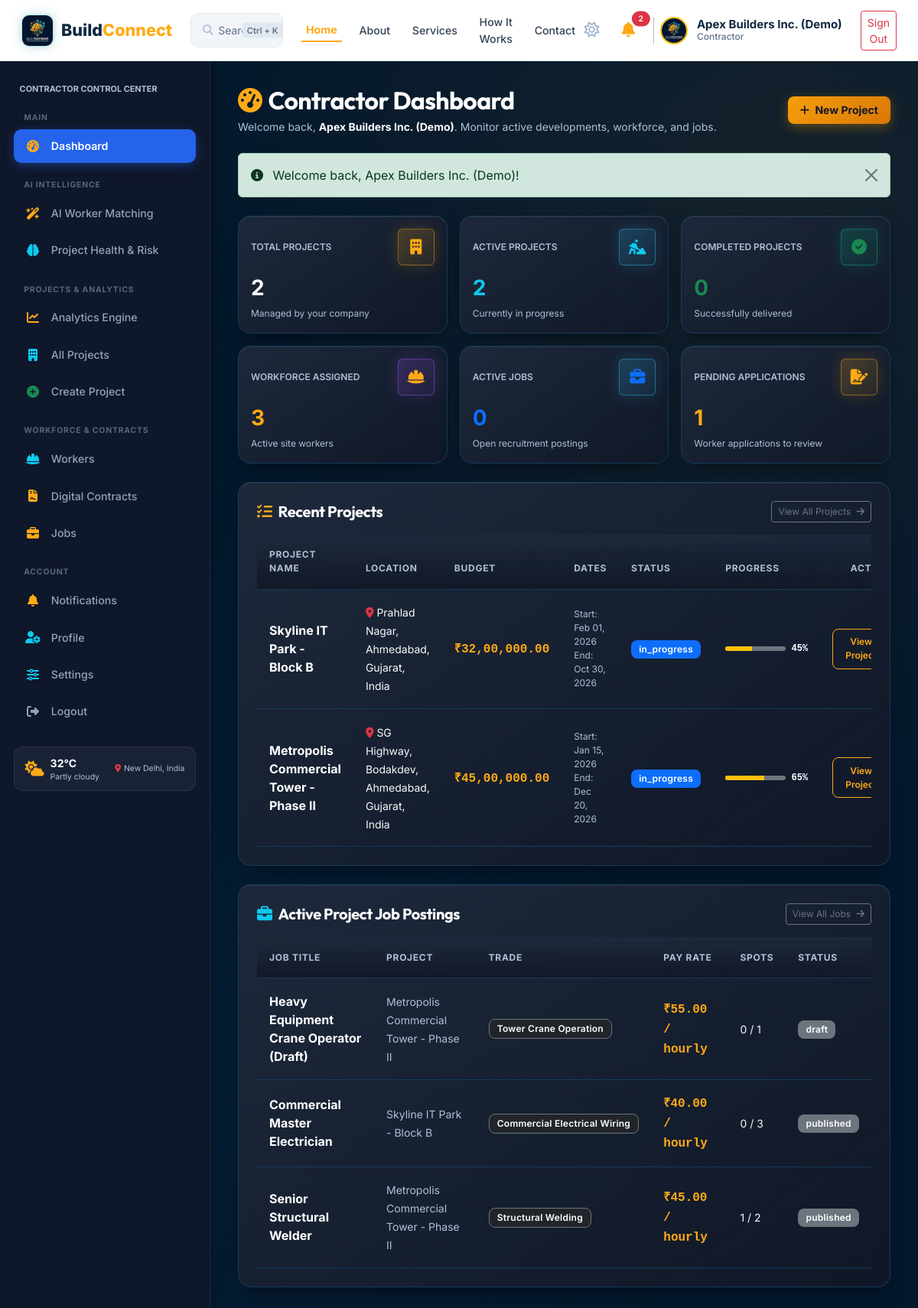
/contractor/index.php (signed in), run on the app's committed database.
### tables this page shows
CREATE TABLE IF NOT EXISTS users (
    id INT AUTO_INCREMENT PRIMARY KEY,
    name VARCHAR(100) NOT NULL,
    email VARCHAR(150) UNIQUE NOT NULL,
    password VARCHAR(255) NOT NULL,
    role ENUM('admin', 'contractor', 'worker', 'client') NOT NULL,
    phone VARCHAR(30) DEFAULT NULL,
    avatar VARCHAR(255) DEFAULT 'default_avatar.png',
    status ENUM('active', 'inactive', 'suspended') DEFAULT 'active',
    created_at TIMESTAMP DEFAULT CURRENT_TIMESTAMP,
    updated_at TIMESTAMP DEFAULT CURRENT_TIMESTAMP ON UPDATE CURRENT_TIMESTAMP,
    INDEX idx_user_email (email),
    INDEX idx_user_role (role),
    INDEX idx_user_created (created_at)
);

CREATE TABLE IF NOT EXISTS projects (
    id INT AUTO_INCREMENT PRIMARY KEY,
    contractor_id INT NOT NULL,
    client_id INT DEFAULT NULL,
    title VARCHAR(150) NOT NULL,
    description TEXT,
    location VARCHAR(200) NOT NULL,
    address VARCHAR(255) DEFAULT NULL,
    city VARCHAR(100) DEFAULT 'Ahmedabad',
    state VARCHAR(100) DEFAULT 'Gujarat',
    postal_code VARCHAR(20) DEFAULT '380054',
    location_lat DECIMAL(10,7) DEFAULT 23.0225,
    location_lng DECIMAL(10,7) DEFAULT 72.5714,
    budget DECIMAL(12,2) NOT NULL,
    start_date DATE DEFAULT NULL,
    end_date DATE DEFAULT NULL,
    status ENUM('pending', 'planning', 'active', 'in_progress', 'on_hold', 'completed', 'cancelled') DEFAULT 'in_progress',
    progress_percent INT DEFAULT 0,
    qr_code_token VARCHAR(64) UNIQUE,
    created_at TIMESTAMP DEFAULT CURRENT_TIMESTAMP,
    updated_at TIMESTAMP DEFAULT CURRENT_TIMESTAMP ON UPDATE CURRENT_TIMESTAMP,
    FOREIGN KEY (contractor_id) REFERENCES users(id) ON DELETE CASCADE,
    FOREIGN KEY (client_id) REFERENCES users(id) ON DELETE SET NULL,
    INDEX idx_project_status (status),
    INDEX idx_project_city (city),
    INDEX idx_project_state (state),
    INDEX idx_project_coords (location_lat, location_lng),
    INDEX idx_project_created (created_at)
);

CREATE TABLE IF NOT EXISTS jobs (
    id INT AUTO_INCREMENT PRIMARY KEY,
    project_id INT NOT NULL,
    contractor_id INT NOT NULL,
    title VARCHAR(150) NOT NULL,
    trade_required VARCHAR(100) NOT NULL,
    description TEXT,
    pay_rate DECIMAL(10,2) NOT NULL,
    pay_type ENUM('hourly', 'daily', 'fixed') DEFAULT 'hourly',
    location VARCHAR(200) NOT NULL,
    city VARCHAR(100) DEFAULT NULL,
    state VARCHAR(100) DEFAULT NULL,
    employment_type VARCHAR(50) DEFAULT 'Full-Time',
    start_date DATE DEFAULT NULL,
    end_date DATE DEFAULT NULL,
    spots_available INT DEFAULT 1,
    spots_filled INT DEFAULT 0,
    status ENUM('draft', 'published', 'open', 'paused', 'closed', 'filled', 'cancelled') DEFAULT 'published',
    created_at TIMESTAMP DEFAULT CURRENT_TIMESTAMP,
    updated_at TIMESTAMP DEFAULT CURRENT_TIMESTAMP ON UPDATE CURRENT_TIMESTAMP,
    FOREIGN KEY (project_id) REFERENCES projects(id) ON DELETE CASCADE,
    FOREIGN KEY (contractor_id) REFERENCES users(id) ON DELETE CASCADE,
    INDEX idx_job_status (status),
    INDEX idx_job_created (created_at)
);

### contractor/index.php (the view, shortened to what the rows shown need)
<?php
require_once __DIR__ . '/../includes/auth.php';
require_once __DIR__ . '/../includes/header.php';
require_once __DIR__ . '/../includes/navbar.php';
$user = currentUser();
$db = getDB();
$contractor_id = (int)$user['id'];
$stmt = $db->prepare("SELECT * FROM projects WHERE contractor_id = ? ORDER BY id DESC LIMIT 5");
$stmt->execute([$contractor_id]);
$recent_projects = $stmt->fetchAll();
$stmt = $db->prepare("
    SELECT j.*, p.title as project_title
    FROM jobs j
    JOIN projects p ON j.project_id = p.id
    WHERE j.contractor_id = ?
    ORDER BY j.id DESC LIMIT 5
");
$stmt->execute([$contractor_id]);
$recent_jobs = $stmt->fetchAll();
?>
<div class="bc-layout">
    <?php require_once __DIR__ . '/../includes/sidebar.php'; ?>
    <main class="bc-main-content">
        <div class="d-flex justify-content-between align-items-center mb-4">
            <div>
                <h1 class="h2 fw-bold text-white mb-1">
                    <i class="fa-solid fa-gauge-high text-warning me-2"></i>Contractor Dashboard
                </h1>
                <p class="text-muted small mb-0">
                    Welcome back, <strong class="text-white"><?= e($user['name']) ?></strong>. Monitor active developments, workforce, and jobs.
                </p>
            </div>
        </div>
        <div class="bc-card p-4 mb-4">
            <div class="d-flex justify-content-between align-items-center mb-3">
                <h2 class="h5 text-white fw-bold mb-0">
                    <i class="fa-solid fa-list-check text-warning me-2"></i>Recent Projects
                </h2>
            </div>
            <?php if (empty($recent_projects)): ?>
                <div class="bc-empty-state py-4">
                    <i class="fa-solid fa-building"></i>
                    <p class="mb-2">No projects created yet.</p>
                    <a href="<?= BASE_URL ?>/contractor/create-project.php" class="btn btn-amber btn-sm">
                        <i class="fa-solid fa-plus me-1"></i> Create Your First Project
                    </a>
                </div>
            <?php else: ?>
                <div class="table-responsive">
                    <table class="table table-custom align-middle mb-0">
                        <thead>
                            <tr>
                                <th>Project Name</th>
                                <th>Location</th>
                                <th>Budget</th>
                                <th>Dates</th>
                                <th>Status</th>
                                <th>Progress</th>
                                <th class="text-end">Action</th>
                            </tr>
                        </thead>
                        <tbody>
                            <?php foreach ($recent_projects as $p): ?>
                                <tr>
                                    <td>
                                        <a href="<?= BASE_URL ?>/contractor/project-details.php?id=<?= $p['id'] ?>" class="fw-bold text-white text-decoration-none">
                                            <?= e($p['title']) ?>
                                        </a>
                                    </td>
                                    <td>
                                        <span class="text-light small"><i class="fa-solid fa-location-dot text-danger me-1"></i><?= e($p['location']) ?></span>
                                    </td>
                                    <td>
                                        <span class="fw-bold text-warning font-monospace"><?= format_currency($p['budget']) ?></span>
                                    </td>
                                    <td>
                                        <div class="text-muted extra-small">Start: <?= format_date($p['start_date']) ?></div>
                                        <div class="text-muted extra-small">End: <?= format_date($p['end_date']) ?></div>
                                    </td>
                                    <td>
                                        <span class="badge <?= get_status_badge_class($p['status']) ?>">
                                            <?= e($p['status']) ?>
                                        </span>
                                    </td>
                                    <td style="min-width: 140px;">
                                        <div class="d-flex align-items-center gap-2">
                                            <div class="progress flex-grow-1 bg-secondary" style="height: 6px;">
                                                <div class="progress-bar bg-warning" style="width: <?= (int)$p['progress_percent'] ?>%;"></div>
                                            </div>
                                            <span class="extra-small fw-bold text-white font-monospace"><?= (int)$p['progress_percent'] ?>%</span>
                                        </div>
                                    </td>
                                    <td class="text-end">
                                        <a href="<?= BASE_URL ?>/contractor/project-details.php?id=<?= $p['id'] ?>" class="btn btn-outline-amber btn-sm extra-small">
                                            View Project
                                        </a>
                                    </td>
                                </tr>
                            <?php endforeach; ?>
                        </tbody>
                    </table>
                </div>
            <?php endif; ?>
        </div>
        <div class="bc-card p-4">
            <div class="d-flex justify-content-between align-items-center mb-3">
                <h2 class="h5 text-white fw-bold mb-0">
                    <i class="fa-solid fa-briefcase text-info me-2"></i>Active Project Job Postings
                </h2>
            </div>
            <?php if (empty($recent_jobs)): ?>
                <div class="bc-empty-state py-4">
                    <i class="fa-solid fa-briefcase"></i>
                    <p class="mb-0">No job postings active for your projects.</p>
                </div>
            <?php else: ?>
                <div class="table-responsive">
                    <table class="table table-custom align-middle mb-0">
                        <thead>
                            <tr>
                                <th>Job Title</th>
                                <th>Project</th>
                                <th>Trade</th>
                                <th>Pay Rate</th>
                                <th>Spots</th>
                                <th>Status</th>
                            </tr>
                        </thead>
                        <tbody>
                            <?php foreach ($recent_jobs as $j): ?>
                                <tr>
                                    <td><strong class="text-white"><?= e($j['title']) ?></strong></td>
                                    <td><span class="text-muted small"><?= e($j['project_title']) ?></span></td>
                                    <td><span class="badge bg-dark border border-secondary"><?= e($j['trade_required']) ?></span></td>
                                    <td><span class="text-warning font-monospace fw-bold"><?= format_currency($j['pay_rate']) ?> / <?= e($j['pay_type']) ?></span></td>
                                    <td><span class="text-light small"><?= (int)$j['spots_filled'] ?> / <?= (int)$j['spots_available'] ?></span></td>
                                    <td><span class="badge <?= get_status_badge_class($j['status']) ?>"><?= e($j['status']) ?></span></td>
                                </tr>
                            <?php endforeach; ?>
                        </tbody>
                    </table>
                </div>
            <?php endif; ?>
        </div>
    </main>
</div>
<?php require_once __DIR__ . '/../includes/footer.php'; ?>

### includes/navbar.php (shortened to what the rows shown need)
<?php
$user = get_logged_user();
?>
<nav class="bc-navbar bc-navbar-modern d-flex align-items-center justify-content-between">
    <div class="d-flex align-items-center gap-3">
        <?php if ($user):
            $unread_count = get_unread_notification_count($user['id']);
            $user_role_label = ucfirst($user['role']);
            if ($user['role'] === 'admin') $user_role_label = 'Executive Admin';
            elseif ($user['role'] === 'client') $user_role_label = 'Client';
            elseif ($user['role'] === 'worker') $user_role_label = 'Worker';
            elseif ($user['role'] === 'contractor') $user_role_label = 'Contractor';
            $user_avatar = (!empty($user['avatar']) && file_exists(__DIR__ . '/../assets/images/' . $user['avatar'])) ? $user['avatar'] : 'logo.png';
        ?>
            <button class="btn btn-sm btn-link text-slate-400 p-1 text-decoration-none d-none d-sm-inline-block" type="button" title="Toggle Light/Dark Theme">
                <i class="fa-regular fa-sun fs-5" style="color: #9FB6CF;"></i>
            </button>
            <div class="dropdown">
                <button class="btn btn-outline-secondary btn-sm position-relative text-light border-0" type="button" id="notifDropdown" data-bs-toggle="dropdown" aria-expanded="false">
                    <i class="fa-solid fa-bell text-warning fs-5" style="color: #FFAA16 !important;"></i>
                    <?php if ($unread_count > 0): ?>
                        <span class="position-absolute top-0 start-100 translate-middle badge rounded-pill bg-danger" style="font-size: 0.65rem;">
                            <?= $unread_count ?>
                        </span>
                    <?php endif; ?>
                </button>
            </div>
            <div class="d-flex align-items-center gap-2 ps-2 border-start border-secondary border-opacity-50">
                <img src="<?= BASE_URL ?>/assets/images/<?= sanitize($user_avatar) ?>" alt="Avatar" class="rounded-circle border border-2 border-warning" style="width: 36px; height: 36px; object-fit: cover;">
                <div class="profile-info text-start d-flex flex-column justify-content-center ms-1 me-1" style="line-height: 1.2; min-width: 130px; flex-shrink: 0; display: flex !important; visibility: visible !important; opacity: 1 !important;">
                    <div class="fw-bold profile-name bc-user-name" style="color: #0F2740 !important; font-weight: 700 !important; font-size: 15px !important; opacity: 1 !important; visibility: visible !important; display: block !important; white-space: nowrap;"><?= sanitize($user['name'] ?? 'User') ?></div>
                    <div class="extra-small profile-role bc-user-role" style="color: #64748B !important; font-size: 12px !important; font-weight: 500 !important; opacity: 1 !important; visibility: visible !important; display: block !important; white-space: nowrap;"><?= sanitize($user_role_label) ?></div>
                </div>
            </div>
            <a href="<?= BASE_URL ?>/logout.php" class="btn btn-outline-danger btn-sm ms-1">Sign Out</a>
        <?php endif; ?>
    </div>
</nav>

### includes/sidebar.php (shortened to what the rows shown need)
<?php
$user = get_logged_user();
$is_worker = ($user && isset($user['role']) && $user['role'] === ROLE_WORKER);
$is_admin  = ($user && isset($user['role']) && $user['role'] === ROLE_ADMIN);
$is_client = ($user && isset($user['role']) && $user['role'] === ROLE_CLIENT);
$is_contractor = ($user && isset($user['role']) && $user['role'] === ROLE_CONTRACTOR);
$sidebar_class = 'bc-sidebar';
$sidebar_id = '';
if ($is_worker) {
    $sidebar_class .= ' bc-sidebar-worker';
    $sidebar_id = 'id="bc-worker-sidebar"';
} elseif ($is_admin) {
    $sidebar_class .= ' bc-sidebar-admin';
    $sidebar_id = 'id="bc-admin-sidebar"';
} elseif ($is_client) {
    $sidebar_class .= ' bc-sidebar-client';
    $sidebar_id = 'id="bc-client-sidebar"';
} elseif ($is_contractor) {
    $sidebar_class .= ' bc-sidebar-contractor';
    $sidebar_id = 'id="bc-contractor-sidebar"';
}
?>
<aside class="<?= $sidebar_class ?>" <?= $sidebar_id ?>>
    <div class="px-2 mb-3">
        <div class="text-uppercase text-muted extra-small fw-bold tracking-wider" style="font-size: 0.68rem; color: var(--bc-text-secondary) !important;">
            <?= $user ? sanitize(strtoupper($user['role'])) . ' CONTROL CENTER' : 'NAVIGATION' ?>
        </div>
    </div>
</aside>

### data on the page
users: id "2", name "Apex Builders Inc. (Demo)", role "Contractor", role "CONTRACTOR"
projects: title "Skyline IT Park - Block B", location "Prahlad Nagar, Ahmedabad, Gujarat, India", budget "₹32,00,000.00", start_date "Feb 01, 2026", end_date "Oct 30, 2026", status "in_progress", progress_percent "45"
projects: title "Metropolis Commercial Tower - Phase II", location "SG Highway, Bodakdev, Ahmedabad, Gujarat, India", budget "₹45,00,000.00", start_date "Jan 15, 2026", end_date "Dec 20, 2026", status "in_progress", progress_percent "65"
jobs: title "Heavy Equipment Crane Operator (Draft)", project.title "Metropolis Commercial Tower - Phase II", trade_required "Tower Crane Operation", pay_rate "₹55.00", pay_type "hourly", spots_filled "0", spots_available "1", status "draft"
jobs: title "Commercial Master Electrician", project.title "Skyline IT Park - Block B", trade_required "Commercial Electrical Wiring", pay_rate "₹40.00", pay_type "hourly", spots_filled "0", spots_available "3", status "published"
jobs: title "Senior Structural Welder", project.title "Metropolis Commercial Tower - Phase II", trade_required "Structural Welding", pay_rate "₹45.00", pay_type "hourly", spots_filled "1", spots_available "2", status "published"

### other printed values
$flash['message'] "Welcome back, Apex Builders Inc. (Demo)!"
$total_projects "2"
$active_projects "2"
$completed_projects "0"
$workers_assigned "3"
$active_jobs "0"
$pending_applications "1"
